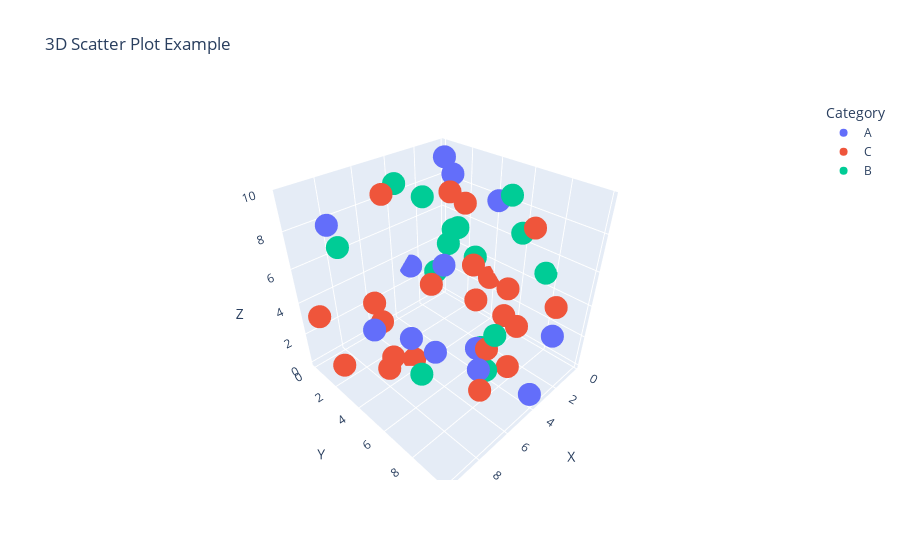

The notebook cell this image was saved under:
### Markdown cell above
###  13. Create a 3D scatter plot using Plotly.

### Code cell
import plotly.express as px
import pandas as pd
import numpy as np

# Generate sample data
np.random.seed(42)
df = pd.DataFrame({
    'X': np.random.rand(50) * 10,  # Random X values
    'Y': np.random.rand(50) * 10,  # Random Y values
    'Z': np.random.rand(50) * 10,  # Random Z values
    'Category': np.random.choice(['A', 'B', 'C'], 50)  # Random categories
})

# Create a 3D scatter plot
fig = px.scatter_3d(df, x='X', y='Y', z='Z', color='Category',
                     title="3D Scatter Plot Example", size_max=10)

# Show the plot
fig.show()

### Figure 1 — Plotly figure (JSON) as saved in the notebook; plotly's stock layout.template omitted (floating-point values rounded to 4 significant figures)
{"data": [{"hovertemplate": "Category=A<br>X=%{x}<br>Y=%{y}<br>Z=%{z}<extra></extra>", "legendgroup": "A", "marker": {"color": "#636efa", "symbol": "circle"}, "mode": "markers", "name": "A", "scene": "scene", "showlegend": true, "type": "scatter3d", "x": [3.745, 9.507, 1.56, 8.324, 1.834, 1.395, 2.921, 7.852, 9.656, 8.084, 6.842, 1.22, 4.952], "y": [9.696, 7.751, 9.219, 8.287, 5.427, 1.987, 0.05522, 7.29, 3.11, 3.252, 8.872, 1.196, 7.132], "z": [0.3143, 6.364, 2.493, 9.297, 8.715, 8.961, 3.18, 4.271, 9.429, 3.232, 3.636, 9.624, 2.518]}, {"hovertemplate": "Category=C<br>X=%{x}<br>Y=%{y}<br>Z=%{z}<extra></extra>", "legendgroup": "C", "marker": {"color": "#EF553B", "symbol": "circle"}, "mode": "markers", "name": "C", "scene": "scene", "showlegend": true, "type": "scatter3d", "x": [7.32, 6.011, 7.081, 0.2058, 9.699, 2.123, 2.912, 6.119, 3.664, 1.997, 5.142, 5.924, 6.075, 1.705, 0.6505, 9.489, 3.046, 4.402, 9.093, 2.588, 5.201, 5.467], "y": [9.395, 0.4523, 3.253, 3.887, 2.713, 3.568, 9.869, 7.722, 8.155, 7.713, 0.7404, 3.585, 8.631, 6.233, 3.309, 0.6356, 7.296, 4.722, 5.613, 7.71, 4.275, 0.2542], "z": [3.144, 2.288, 0.7698, 2.898, 1.612, 8.081, 5.393, 8.074, 1.101, 8.18, 8.607, 0.06952, 4.174, 2.221, 1.199, 3.376, 5.188, 9.718, 3.009, 2.848, 5.027, 0.5148]}, {"hovertemplate": "Category=B<br>X=%{x}<br>Y=%{y}<br>Z=%{z}<extra></extra>", "legendgroup": "B", "marker": {"color": "#00cc96", "symbol": "circle"}, "mode": "markers", "name": "B", "scene": "scene", "showlegend": true, "type": "scatter3d", "x": [5.987, 1.56, 0.5808, 8.662, 1.818, 3.042, 5.248, 4.319, 4.561, 0.4645, 0.9767, 0.3439, 6.625, 3.117, 1.849], "y": [8.948, 5.979, 0.8849, 1.96, 2.809, 1.409, 8.022, 0.7455, 7.069, 1.159, 6.376, 7.608, 4.938, 5.227, 1.079], "z": [5.086, 9.076, 4.104, 7.556, 6.334, 8.037, 1.866, 8.926, 2.279, 5.107, 7.03, 4.972, 0.3689, 6.096, 2.786]}], "layout": {"legend": {"title": {"text": "Category"}, "tracegroupgap": 0}, "scene": {"domain": {"x": [0, 1], "y": [0, 1]}, "xaxis": {"title": {"text": "X"}}, "yaxis": {"title": {"text": "Y"}}, "zaxis": {"title": {"text": "Z"}}}, "title": {"text": "3D Scatter Plot Example"}}}
